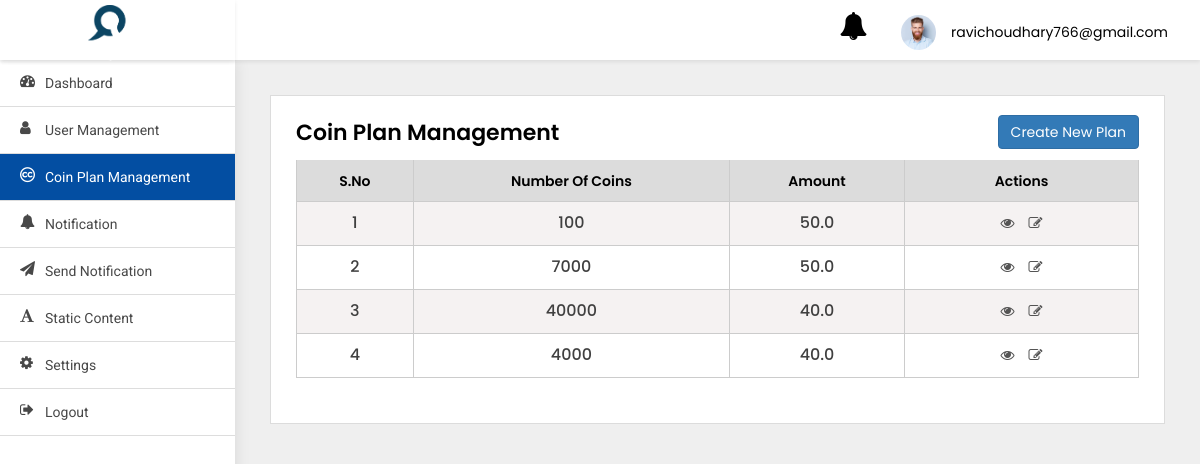
Before: /adminpanel/coin-plan-list/ (signed in) with the older database file.
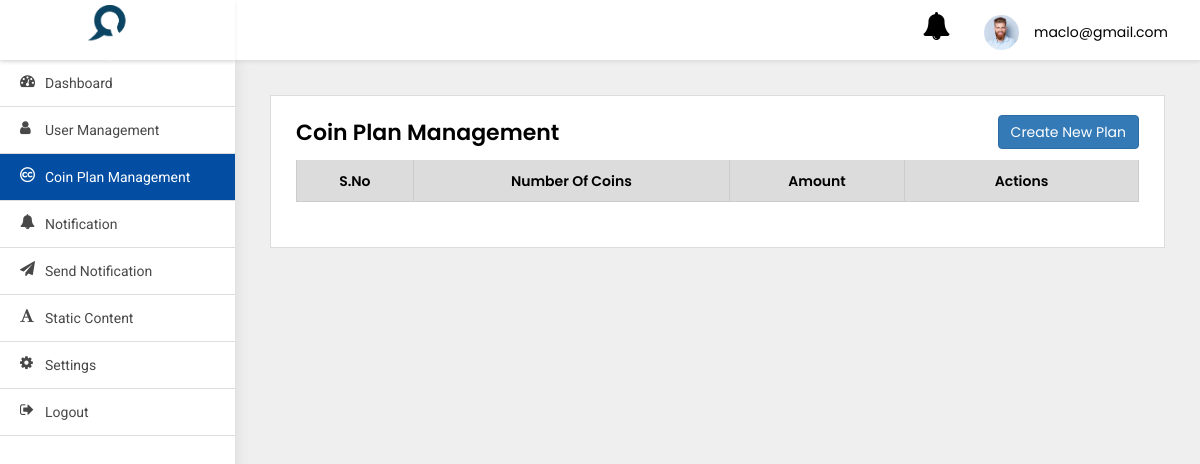
After: the same page with the newer database file.
### adminpanel/models.py (models this page shows)
class User(AbstractBaseUser, PermissionsMixin):
    first_name = models.CharField(default='first name', max_length=100)
    last_name = models.CharField(default='', max_length=100, null=True, blank=True)
    email = models.CharField(default='', max_length=255, unique=True)
    country_code = models.CharField(default='+91', max_length=10)
    phone_number = models.CharField(default='', max_length=13)
    profile_pic = models.ImageField(default='default_profile.png', null=True, blank=True)
    device_token = models.CharField(default='', max_length=500, null=True, blank=True)
    remember_me = models.BooleanField(default=False)
    password = models.CharField(default='123456', max_length=100)
    confirm_password = models.CharField(default='123456', max_length=100)
    created_at = models.DateTimeField(auto_now_add=True)
    is_active = models.BooleanField(default=True)
    is_staff = models.BooleanField(default=False)
    is_blocked = models.BooleanField(default=False)
    objects = UserManager()
    USERNAME_FIELD = 'email'
    class Meta:
        ordering = ('-created_at',)

class Coin(models.Model):
    number_of_coins = models.IntegerField()
    amount = models.FloatField()
    created_at = models.DateTimeField(auto_now_add=True)
    class Meta:
        ordering = ('-created_at',)

### adminpanel/views.py (the view)
# urls.py: path('coin-plan-list/', ListCoinPlan.as_view(), name='coin-plan-list'),
class ListCoinPlan(LoginRequiredMixin, ListView):
    model = Coin
    login_url = 'adminpanel:login'
    template_name = 'coin-list.html'

### adminpanel/templates/coin-list.html (shortened to what this page needs)
{% extends 'base.html' %}
{% block body %}
<div class="WrapperArea">
    <div class="WrapperBox">
        <div class="Small-Wrapper">
            <div class="enterKey">
                <h4 class="Title">Coin Plan Management</h4>
            </div>
                <a class="btn btn-primary float-right" href="{% url 'adminpanel:create-coin-plan' %}" style="margin-top:-45px;">Create New Plan</a>
            <div class="TableList">
                <div class="dragscroll">
                    <table id="example" class="table table-striped table-bordered table-responsive" cellpadding="0"
                           width="100%">
                        <thead>
                        <tr>
                            <th>S.No</th>
                            <th>Number of coins</th>
                            <th>Amount</th>
                            <th>Actions</th>
                        </tr>
                        </thead>
                        <tbody>
                        {% for obj in object_list %}
                        <tr>
                            <td>{{forloop.counter}}</td>
                            <td>{{obj.number_of_coins}}</td>
                            <td>{{obj.amount}}</td>
                            <td><a href="{% url 'adminpanel:coin-plan-detail' obj.id %}"><i class="fa fa-eye"></i></a>
                                <a href="{% url 'adminpanel:update-coin-plan' obj.id %}"><i
                                        class="fa fa-pencil-square-o"></i></a></td>
                        </tr>
                        {% endfor %}
                        </tbody>
                    </table>
                </div>
            </div>
        </div>
    </div>
</div>
{% endblock body %}

### adminpanel/templates/base.html (shortened to what this page needs)
{% load static %}
<html lang="en">
<head>
    <link type="text/css" rel="stylesheet" href="{% static 'adminpanel/css/style.css' %}">
</head>
<body>
<div class="Header">
    <div class="Logo">
        <img src="{% static 'adminpanel/images/logo_splash.png' %}">
    </div>
    <div class="Navigation">
        <div class="header-notifications">
            <a href="{% url 'adminpanel:notification' %}">
                <i class="fa fa-bell fa-2x" aria-hidden="true"></i>
            </a>
        </div>
        <div class="Avater">
            <a href="javascript:void(0);">
                <figure><img src="{% static 'adminpanel/images/profile.jpg' %}"></figure>
                {{user}} </a>
        </div>
    </div>
</div>
<div class="SidenavBar">
    <ul>
        <li class="nav-item nav-link {% if request.resolver_match.view_name  == 'adminpanel:dashboard' %}active{% endif %}">
            <a href="{% url 'adminpanel:dashboard'  %}">
                <span><i class="fa fa-tachometer"></i></span> Dashboard
            </a>
        </li>
        <li class="nav-item nav-link {% if request.resolver_match.view_name  == 'adminpanel:users-list' %}active{% endif %}">
            <a href="{% url 'adminpanel:users-list' %}">
                <span><i class="fa fa-user"></i></span> User Management
            </a>
        </li>
        <li class="nav-item nav-link {% if request.resolver_match.view_name  == 'adminpanel:coin-plan-list' %}active{% endif %}">
            <a href="{% url 'adminpanel:coin-plan-list' %}">
                <span><i class="fa fa-creative-commons"></i></span> Coin Plan Management
            </a>
        </li>
        <li class="nav-item nav-link {% if request.resolver_match.view_name  == 'adminpanel:notification' %}active{% endif %}">
            <a href="{% url 'adminpanel:notification' %}">
                <span><i class="fa fa-bell"></i></span> Notification
            </a>
        </li>
        <li class="nav-item nav-link {% if request.resolver_match.view_name  == 'adminpanel:send-notification' %}active{% endif %}">
            <a href="{% url 'adminpanel:send-notification' %}">
                <span><i class="fa fa-send"></i></span> Send Notification
            </a>
        </li>
        <li class="nav-item nav-link {% if request.resolver_match.view_name  == 'adminpanel:terms-and-condition' %}active{% endif %}">
            <a href="{% url 'adminpanel:terms-and-condition' %}">
                <span><i class="fa fa-font"></i></span> Static content
            </a>
        </li>
        <li class="nav-item nav-link {% if request.resolver_match.view_name  == 'change_password' %}active{% endif %}">
            <a href="{% url 'change_password' %}">
                <span><i class="fa fa-cog"></i></span> Settings
            </a>
        </li>
        <li class="nav-item nav-link {% if request.resolver_match.view_name  == 'logout' %}active{% endif %}">
            <a href="{% url 'logout' %}">
                <span><i class="fa fa-sign-out"></i></span> Logout
            </a>
        </li>
    </ul>
</div>
{% block body %}
{% endblock body %}
</body>
</html>

### static/adminpanel/css/style.css (style rules this page uses)
body { margin: 0; padding: 0; font-family: 'Poppins', sans-serif !important; font-size: 13px; color: #3a3a3a; font-weight: 400; }
* { margin: 0px; padding: 0px; }
header, footer, aside, article, section, detail, nav, figure { position: relative; }
h1, h2, h3, h4, h5, h6, p { margin: 0; padding: 0; }
ul, li, ol { list-style-type: none; margin: 0; padding: 0; }
a { text-decoration: none; outline: none; }
img { border: 0; outline: none; max-width: 100%; }
table { width: 100%; }
.Header { box-shadow: 0 2px 4px rgba(0, 0, 0, .08); -webkit-box-shadow: 0 2px 4px rgba(0, 0, 0, .08); position: fixed; width: 100%; left: 0; top: 0; background-color: #fff; z-index: 99 }
.Header .Logo { width: 235px; text-align: center; padding: 5px 0; float: left; height: 60px; box-shadow: 0 2px 4px rgba(0, 0, 0, .08); }
.Header .Logo img { width: 60px; }
.Header .Navigation { transition: all 0.2s ease; margin-left: 235px; padding: 7px 3.2rem; width: calc(100% - 235px); text-align: right; height: 60px }
.Header .Navigation .Avater { margin: 5px 0 5px 30px; position: relative; display: inline-block }
.Header .Navigation .Avater a { display: flex; align-items: center; font-size: 14px; color: #000 }
.Header .Navigation .Avater a figure { width: 35px; border-radius: 50%; margin: 0 15px 0 0; overflow: hidden }
.Header .Navigation .header-notifications { margin: 5px 0 5px 30px; position: relative; display: inline-block }
.Header .Navigation .header-notifications a { display: flex; align-items: center; font-size: 14px; color: #000 }
.SidenavBar { height: calc(100% - 60px); position: fixed; width: 235px; top: 60px; padding: 0; overflow: auto; box-shadow: 0 0 15px rgba(0, 0, 0, .1) }
.SidenavBar ul { margin: 0 }
.SidenavBar ul li { margin: 0 }
.SidenavBar ul li a { display: block; cursor: pointer; padding: 13px 20px 13px 45px; transition: 0.5s all ease-in-out; color: #484848; font-family: "Roboto"; font-size: 14px; text-transform: capitalize; position: relative; border-bottom: 1px solid #ddd }
.SidenavBar ul li a span { font-size: 15px; display: inline-block; position: absolute; top: 13px; left: 20px }
.SidenavBar ul li.active a, .SidenavBar ul li a:hover { background-color: #034ea2; color: #fff; }
.WrapperArea { margin-left: 235px; flex: 1 1 auto; width: calc(100% - 235px); display: flex; flex-direction: column; margin-top: 60px; transition: 0.5s all ease-in-out }
.WrapperArea .WrapperBox { padding: 35px; background-color: #efefef; min-height: calc(100vh - 60px) }
.Small-Wrapper { background-color: #fff; padding: 25px; border: 1px solid #dcdcdc }
h4.Title { margin: 0 0 15px; font-weight: 600; color: #000; text-transform: capitalize; font-size: 22px }
.TableList table { border: 1px solid #dcdcdc }
.TableList table tr:nth-child(odd) { background-color: #f5f2f2 }
.TableList table tr th, .TableList table tr td { padding: 10px 10px; text-align: center; border: 1px solid #ccc; }
.TableList table tr th { background-color: #dcdcdc; font-weight: 600; text-transform: capitalize; color: #000; font-size: 14px; background-image: url(../images/sorting.png); background-repeat: no-repeat; background-position: 96% 50% }
.TableList table tr th:last-child, .TableList table tr td:last-child { text-align: center; min-width: 105px }
.dragscroll { overflow: auto; }
.float-right { float: right; }

Changed rows visible on the page:
removed Coin: number_of_coins "100", amount "50.0"
removed Coin: number_of_coins "7000", amount "50.0"
removed Coin: number_of_coins "40000", amount "40.0"
removed Coin: number_of_coins "4000", amount "40.0"
changed User: email "ravichoudhary766@gmail.com" → "maclo@gmail.com"
